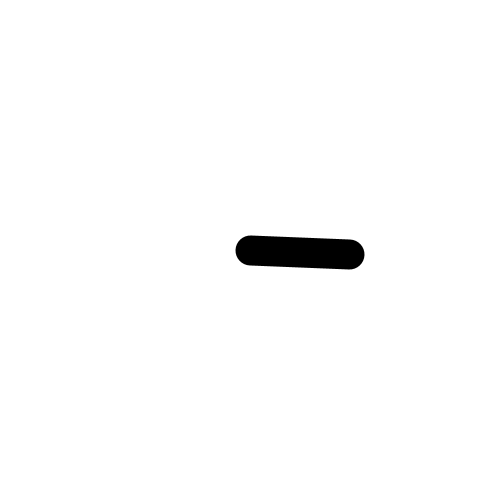
Frame 1 (no input)
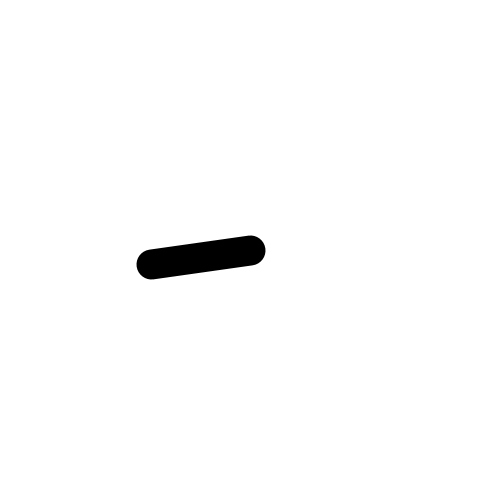
Frame 60 (the mouse pressed at the canvas centre just before this capture)
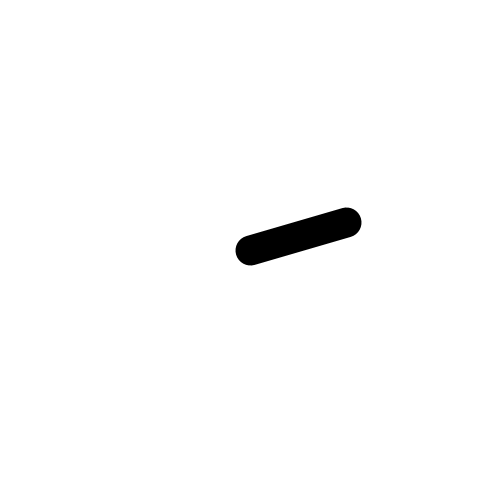
Frame 120 (the mouse held since frame 60 and released just before this capture)

The Processing sketch that drew these frames (run headless with seeded random() and noise(); from frame 60 on, the mouse is pressed at the canvas centre):

// Processing sketch: e03_falowanie_zegar
// ── e03_falowanie_zegar.pde
void setup() {
  size(500, 500);
  strokeWeight(30);
}

void draw() {
  background(255);
  line(250, 250, 250+100*cos(frameCount*0.05), 250+100*sin(frameCount*0.05));
}
